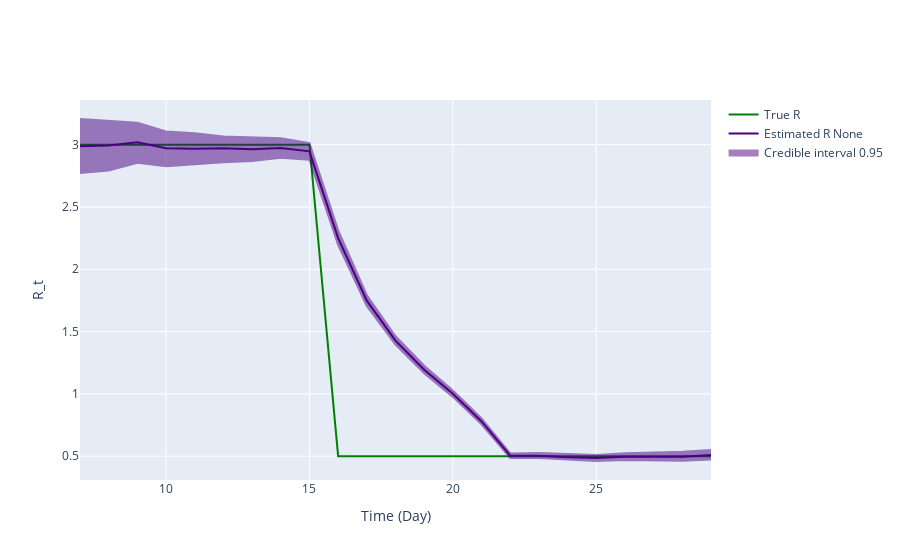

Notebook cell for this chart:
### Markdown cell above
## Inference plot using class method results

### Code cell
fig = ReproductionNumberPlot()

fig.add_ground_truth_rt(ground_truth)
fig.add_interval_rt(new_intervals)

fig.update_labels(time_label='Time (Day)', r_label='R_t')

fig.show_figure()

### Figure 1 — Plotly figure (JSON) as saved in the notebook; plotly's stock layout.template omitted (floating-point values rounded to 4 significant figures)
{"data": [{"line": {"color": "green"}, "mode": "lines", "name": "True R", "type": "scatter", "x": [7, 8, 9, 10, 11, 12, 13, 14, 15, 16, 17, 18, 19, 20, 21, 22, 23, 24, 25, 26, 27, 28, 29], "y": [3, 3, 3, 3, 3, 3, 3, 3, 3, 0.5, 0.5, 0.5, 0.5, 0.5, 0.5, 0.5, 0.5, 0.5, 0.5, 0.5, 0.5, 0.5, 0.5]}, {"line": {"color": "indigo"}, "mode": "lines", "name": "Estimated R None", "type": "scatter", "x": [7, 8, 9, 10, 11, 12, 13, 14, 15, 16, 17, 18, 19, 20, 21, 22, 23, 24, 25, 26, 27, 28, 29], "y": [2.988, 2.993, 3.019, 2.971, 2.967, 2.97, 2.963, 2.972, 2.946, 2.25, 1.748, 1.427, 1.194, 1.002, 0.7786, 0.5039, 0.5037, 0.4916, 0.4859, 0.4953, 0.4955, 0.4953, 0.5094]}, {"fill": "toself", "fillcolor": "indigo", "line": {"color": "indigo"}, "mode": "lines", "name": "Credible interval 0.95", "opacity": 0.5, "showlegend": true, "type": "scatter", "x": [7, 8, 9, 10, 11, 12, 13, 14, 15, 16, 17, 18, 19, 20, 21, 22, 23, 24, 25, 26, 27, 28, 29, 29, 28, 27, 26, 25, 24, 23, 22, 21, 20, 19, 18, 17, 16, 15, 14, 13, 12, 11, 10, 9, 8, 7], "y": [3.206, 3.191, 3.176, 3.107, 3.092, 3.066, 3.06, 3.052, 3.012, 2.313, 1.791, 1.462, 1.226, 1.027, 0.8029, 0.5225, 0.5247, 0.5145, 0.5088, 0.5241, 0.5298, 0.535, 0.5492, 0.4724, 0.4626, 0.4651, 0.4702, 0.4613, 0.4705, 0.4848, 0.4855, 0.7563, 0.9758, 1.166, 1.395, 1.706, 2.197, 2.879, 2.894, 2.869, 2.86, 2.844, 2.827, 2.854, 2.793, 2.772]}], "layout": {"hovermode": "x unified", "xaxis": {"title": {"text": "Time (Day)"}}, "yaxis": {"title": {"text": "R_t"}}}}
